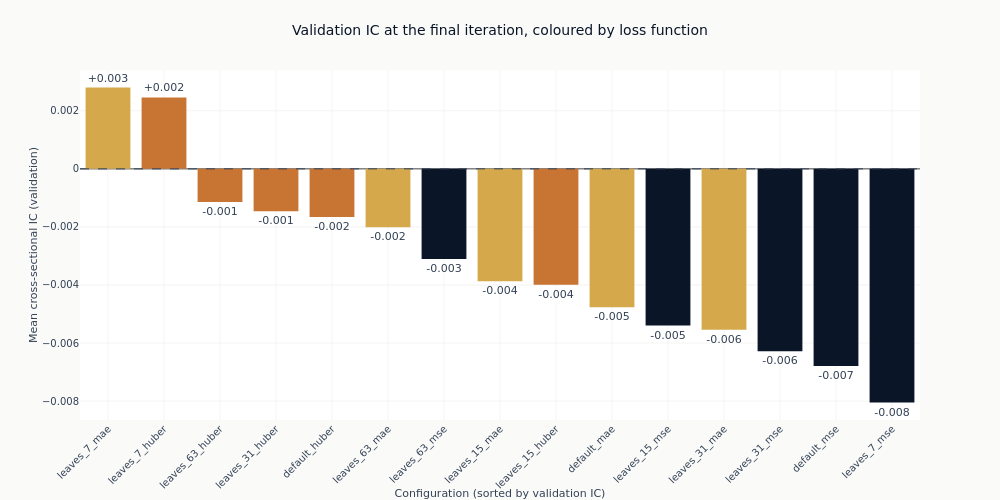

Here is the notebook cell this chart was saved with:
### Markdown cell above
### Whether the loss function is what separates them

The curves are coloured by objective because that is the axis with a mechanism behind it. If
heavy tails are steering the squared-error fits, the three colours should separate, and they
should separate more as trees are added, since each additional tree is fitted to the residuals
the previous ones left.

The chart below drops the checkpoint dimension by taking each configuration's final state, so
every configuration is compared at the same amount of training. That is the comparison that does
not require choosing anything after the fact.

### Code cell
final_iteration = int(catalog.get_column("checkpoint_value").max())
final = (
    catalog.filter(pl.col("checkpoint_value") == final_iteration)
    .filter("full_coverage")
    .with_columns(objective=pl.col("config_name").map_elements(objective_of, return_dtype=pl.Utf8))
    .sort("ic_mean", descending=True)
)

fig_obj = go.Figure(
    go.Bar(
        x=final.get_column("config_name").to_list(),
        y=final.get_column("ic_mean").to_list(),
        marker_color=[objectives[value] for value in final.get_column("objective")],
        text=[f"{value:+.3f}" for value in final.get_column("ic_mean")],
        textposition="outside",
        cliponaxis=False,
    )
)
fig_obj.add_hline(y=0, line_width=1, line_dash="dash", line_color=COLORS["neutral"])
fig_obj.update_layout(
    title="Validation IC at the final iteration, coloured by loss function",
    height=500,
    width=1000,
    showlegend=False,
    margin=dict(t=70),
)
fig_obj.update_xaxes(title_text="Configuration (sorted by validation IC)", tickangle=-45)
fig_obj.update_yaxes(title_text="Mean cross-sectional IC (validation)")
show_plotly_with_alt(
    fig_obj,
    "Bar chart of mean validation information coefficient for every full-coverage configuration "
    "at its final boosting iteration, sorted descending and coloured by loss function, against a "
    "dashed zero line. The bars divide by colour rather than by leaf count: every blue "
    "squared-error bar hangs below the line, and together they take the five rightmost places "
    "with nothing else among them. The copper Huber and amber absolute-error bars are "
    "interleaved to the left of that block, mostly above the line, with two copper and one "
    "amber bar just below it. Leaf count varies within each colour group without ordering it.",
)

### Figure 1 — Plotly figure (JSON) as saved in the notebook; plotly's stock layout.template omitted (floating-point values rounded to 4 significant figures)
{"data": [{"cliponaxis": false, "marker": {"color": ["#D4A84B", "#C87533", "#C87533", "#C87533", "#C87533", "#D4A84B", "#0a1628", "#D4A84B", "#C87533", "#D4A84B", "#0a1628", "#D4A84B", "#0a1628", "#0a1628", "#0a1628"]}, "text": ["+0.003", "+0.002", "-0.001", "-0.001", "-0.002", "-0.002", "-0.003", "-0.004", "-0.004", "-0.005", "-0.005", "-0.006", "-0.006", "-0.007", "-0.008"], "textposition": "outside", "type": "bar", "x": ["leaves_7_mae", "leaves_7_huber", "leaves_63_huber", "leaves_31_huber", "default_huber", "leaves_63_mae", "leaves_63_mse", "leaves_15_mae", "leaves_15_huber", "default_mae", "leaves_15_mse", "leaves_31_mae", "leaves_31_mse", "default_mse", "leaves_7_mse"], "y": [0.002803, 0.002461, -0.001141, -0.001463, -0.001658, -0.002008, -0.003105, -0.003872, -0.003994, -0.004768, -0.005398, -0.00554, -0.006284, -0.006788, -0.008048]}], "layout": {"height": 500, "margin": {"t": 70}, "shapes": [{"line": {"color": "#334155", "dash": "dash", "width": 1}, "type": "line", "x0": 0, "x1": 1, "xref": "x domain", "y0": 0, "y1": 0, "yref": "y"}], "showlegend": false, "title": {"text": "Validation IC at the final iteration, coloured by loss function"}, "width": 1000, "xaxis": {"tickangle": -45, "title": {"text": "Configuration (sorted by validation IC)"}}, "yaxis": {"title": {"text": "Mean cross-sectional IC (validation)"}}}}
